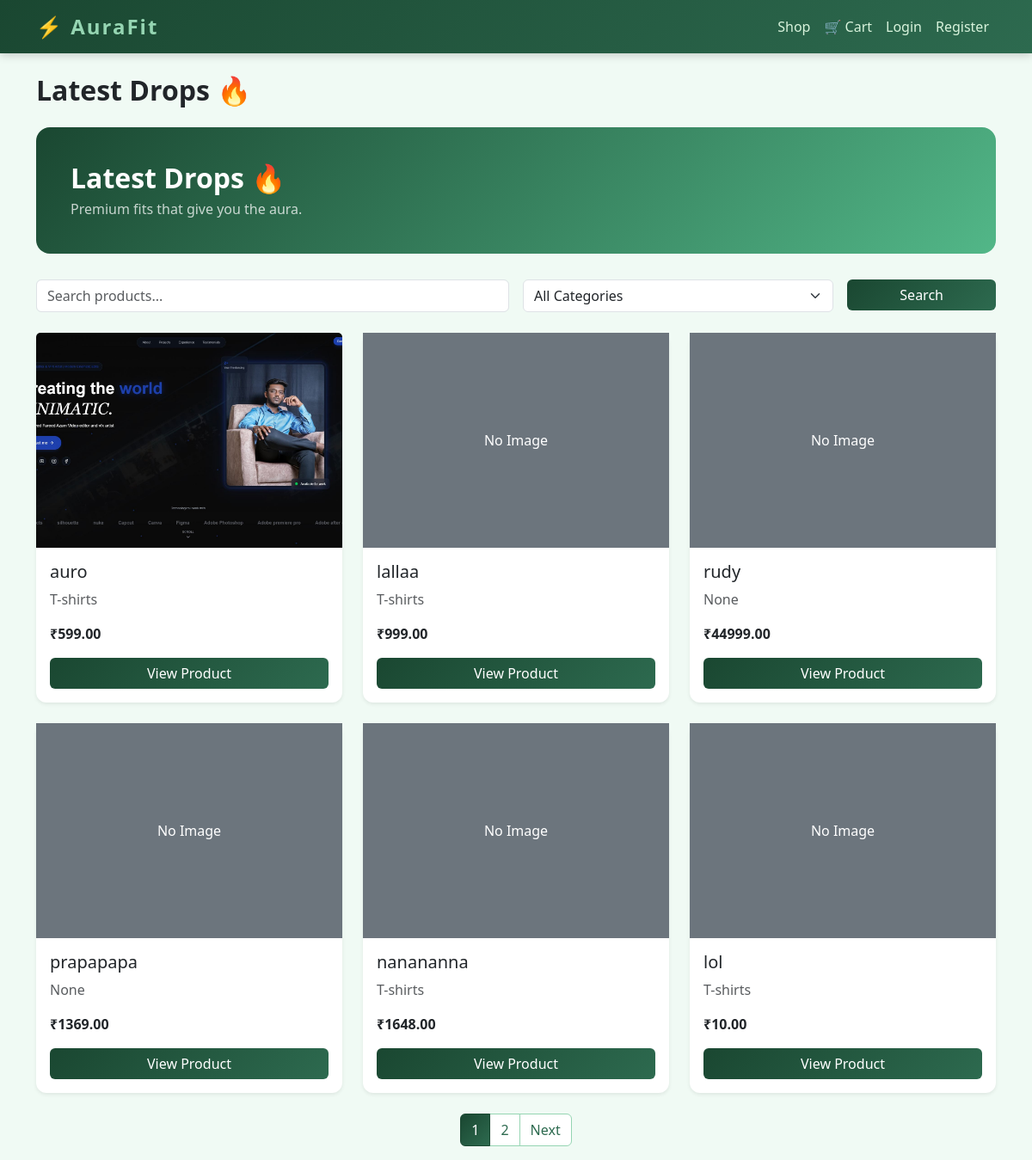
Before: / with the older database file.
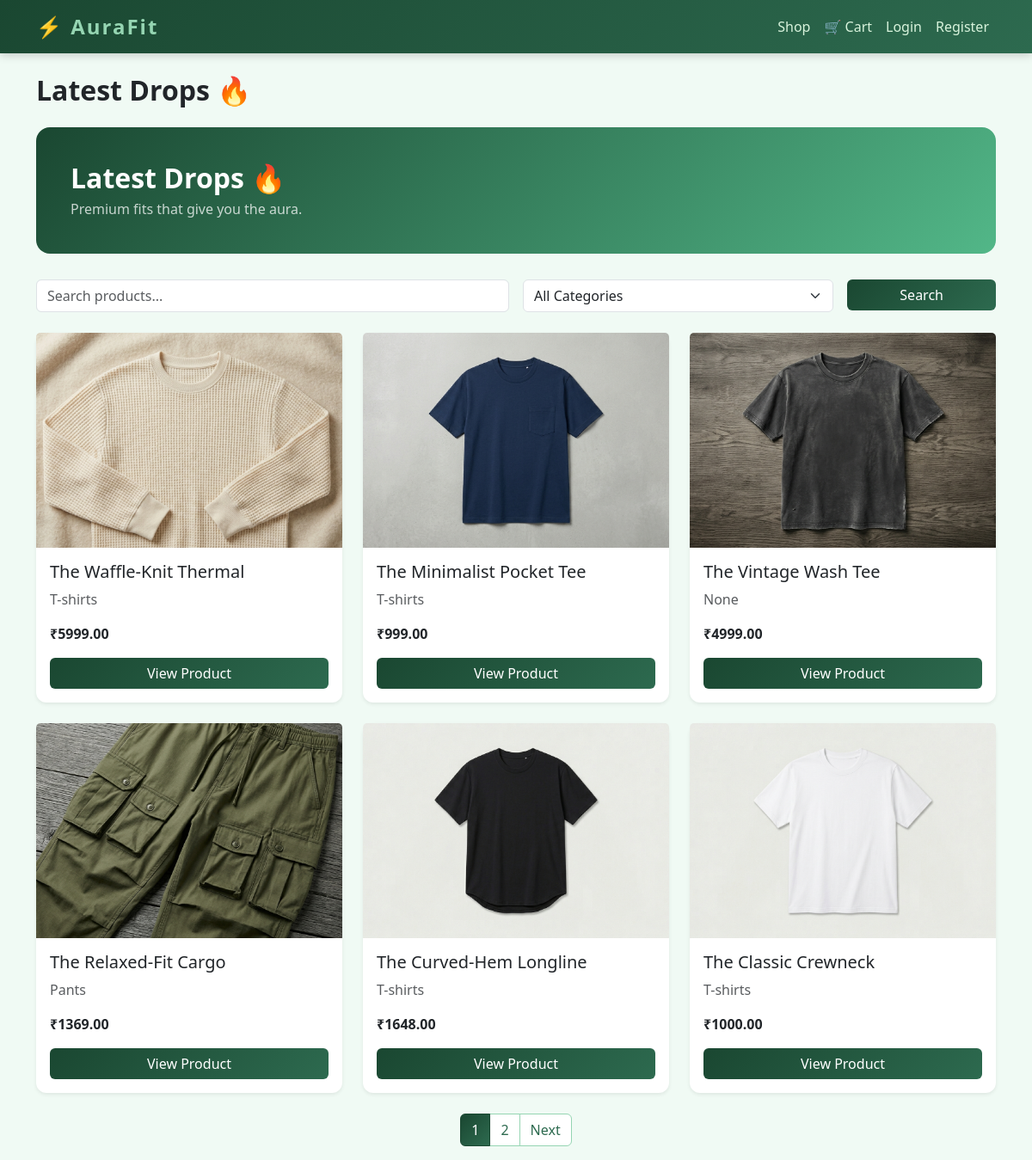
After: the same page with the newer database file.
### products/models.py (models this page shows, shortened)
class Product(models.Model):
    category = models.ForeignKey(Category, on_delete=models.SET_NULL, null=True, blank=True)
    name = models.CharField(max_length=200)
    description = models.TextField(blank=True)
    price = models.DecimalField(max_digits=10, decimal_places=2)
    stock = models.PositiveIntegerField(default=0)
    image = models.ImageField(upload_to='products/', blank=True, null=True)
    created_at = models.DateTimeField(auto_now_add=True)

class Category(models.Model):
    name = models.CharField(max_length=200)
    slug = models.SlugField(unique=True)
    def __str__(self):
        return self.name
    class Meta:
        verbose_name_plural = "Categories"

### products/views.py (the view)
# urls.py: path('', views.product_list, name='product_list'),
def product_list(request):
    products = Product.objects.all()
    categories = Category.objects.all()
    query = request.GET.get('q')
    category_slug = request.GET.get('category')
    if query:
        products = products.filter(name__icontains=query)
    if category_slug:
        products = products.filter(category__slug=category_slug)
    paginator = Paginator(products, 6)  # 6 products per page
    page_number = request.GET.get('page')
    page_obj = paginator.get_page(page_number)
    return render(request, 'products/list.html', {
        'products': page_obj,
        'categories': categories,
        'query': query,
        'selected_category': category_slug,
        'page_obj': page_obj,
    })

### templates/products/list.html (shortened to what this page needs)
{% extends 'base.html' %}
{% block content %}
<h2 class="mb-4 fw-bold">Latest Drops 🔥</h2>
<div class="aura-hero">
    <h2 class="fw-bold mb-1">Latest Drops 🔥</h2>
    <p class="mb-0 opacity-75">Premium fits that give you the aura.</p>
</div>
<form method="get" class="row g-3 mb-4">
    <div class="col-md-6">
        <input type="text" name="q" class="form-control" placeholder="Search products..." value="{{ query|default:'' }}">
    </div>
    <div class="col-md-4">
        <select name="category" class="form-select">
            <option value="">All Categories</option>
        </select>
    </div>
    <div class="col-md-2">
        <button type="submit" class="btn btn-dark w-100">Search</button>
    </div>
</form>
<div class="row row-cols-1 row-cols-md-3 g-4">
    {% for product in products %}
    <div class="col">
        <div class="card h-100 shadow-sm">
            {% if product.image %}
                <img src="{{ product.image.url }}" class="card-img-top" style="height: 250px; object-fit: cover;">
            {% else %}
                <div class="bg-secondary text-white d-flex align-items-center justify-content-center" style="height: 250px;">No Image</div>
            {% endif %}
            <div class="card-body">
                <h5 class="card-title">{{ product.name }}</h5>
                <p class="text-muted">{{ product.category }}</p>
                <p class="fw-bold text-dark">₹{{ product.price }}</p>
                <a href="/products/{{ product.id }}/" class="btn btn-dark w-100">View Product</a>
            </div>
        </div>
    </div>
    {% empty %}
        <p>No products found!</p>
    {% endfor %}
</div>
{% if page_obj.has_other_pages %}
<nav class="mt-4">
    <ul class="pagination justify-content-center">
        {% for num in page_obj.paginator.page_range %}
            <li class="page-item {% if page_obj.number == num %}active{% endif %}">
                <a class="page-link {% if page_obj.number == num %}bg-dark border-dark{% endif %}" href="?page={{ num }}">{{ num }}</a>
            </li>
        {% endfor %}
        {% if page_obj.has_next %}
            <li class="page-item">
                <a class="page-link text-dark" href="?page={{ page_obj.next_page_number }}{% if query %}&q={{ query }}{% endif %}{% if selected_category %}&category={{ selected_category }}{% endif %}">Next</a>
            </li>
        {% endif %}
    </ul>
</nav>
{% endif %}
{% endblock %}

### templates/base.html (shortened to what this page needs)
<!DOCTYPE html>
<html lang="en">
<head>
    <link href="https://cdn.jsdelivr.net/npm/bootstrap@5.3.0/dist/css/bootstrap.min.css" rel="stylesheet">
</head>
<body>
<nav class="navbar navbar-expand-lg navbar-dark bg-dark">
    <div class="container">
        <a class="navbar-brand" href="/">⚡ AuraFit</a>
        <div class="collapse navbar-collapse" id="navbarNav">
            <ul class="navbar-nav ms-auto">
                <li class="nav-item"><a class="nav-link" href="/">Shop</a></li>
                <li class="nav-item"><a class="nav-link" href="/cart/">🛒 Cart</a></li>
                 {% if user.is_authenticated %}
                <li class="nav-item"><a class="nav-link" href="/accounts/dashboard/">Dashboard</a></li>
                <li class="nav-item"><a class="nav-link" href="/accounts/logout/">Logout</a></li>
                {% else %}
                <li class="nav-item"><a class="nav-link" href="/accounts/login/">Login</a></li>
                <li class="nav-item"><a class="nav-link" href="/accounts/register/">Register</a></li>
                {% endif %}
            </ul>
        </div>
    </div>
</nav>
<div class="container mt-4">
    {% block content %}{% endblock %}
</div>
</body>
</html>

### templates/base.html (style rules this page uses)
:root { --green-dark: #1a4731; --green-mid: #2d6a4f; --green-light: #52b788; --green-accent: #95d5b2; --green-pale: #d8f3dc; }
body { background-color: #f0faf4; font-family: 'Segoe UI', sans-serif; }
.navbar { background: linear-gradient(135deg, var(--green-dark), var(--green-mid)) !important; box-shadow: 0 2px 10px rgba(0,0,0,0.2); }
.navbar-brand { font-weight: 800; font-size: 1.5rem; letter-spacing: 2px; color: var(--green-accent) !important; }
.nav-link { color: var(--green-pale) !important; font-weight: 500; transition: color 0.2s; }
.btn-dark { background: linear-gradient(135deg, var(--green-dark), var(--green-mid)); border: none; color: white; transition: all 0.3s; }
.card { border: none; border-radius: 12px; box-shadow: 0 2px 15px rgba(0,0,0,0.08); transition: transform 0.2s, box-shadow 0.2s; }
.page-link { color: var(--green-mid) !important; border-color: var(--green-accent) !important; }
.page-item.active .page-link { background: linear-gradient(135deg, var(--green-dark), var(--green-mid)) !important; border-color: var(--green-dark) !important; color: white !important; }
.aura-hero { background: linear-gradient(135deg, var(--green-dark), var(--green-light)); color: white; padding: 40px; border-radius: 16px; margin-bottom: 30px; }

Changed rows visible on the page:
changed Product: image: a different picture; name "auro" → "The Waffle-Knit Thermal"; price "599.00" → "5999.00"
changed Product: image: picture added; name "lallaa" → "The Minimalist Pocket Tee"; no longer shows "No Image"
changed Product "None": image: picture added; name "rudy" → "The Vintage Wash Tee"; price "44999.00" → "4999.00"; no longer shows "No Image"
changed Product: image: picture added; name "prapapapa" → "The Relaxed-Fit Cargo"; category "None" → "Pants"; no longer shows "No Image"
changed Product: image: picture added; name "nanananna" → "The Curved-Hem Longline"; no longer shows "No Image"
changed Product: image: picture added; name "lol" → "The Classic Crewneck"; price "10.00" → "1000.00"; no longer shows "No Image"
